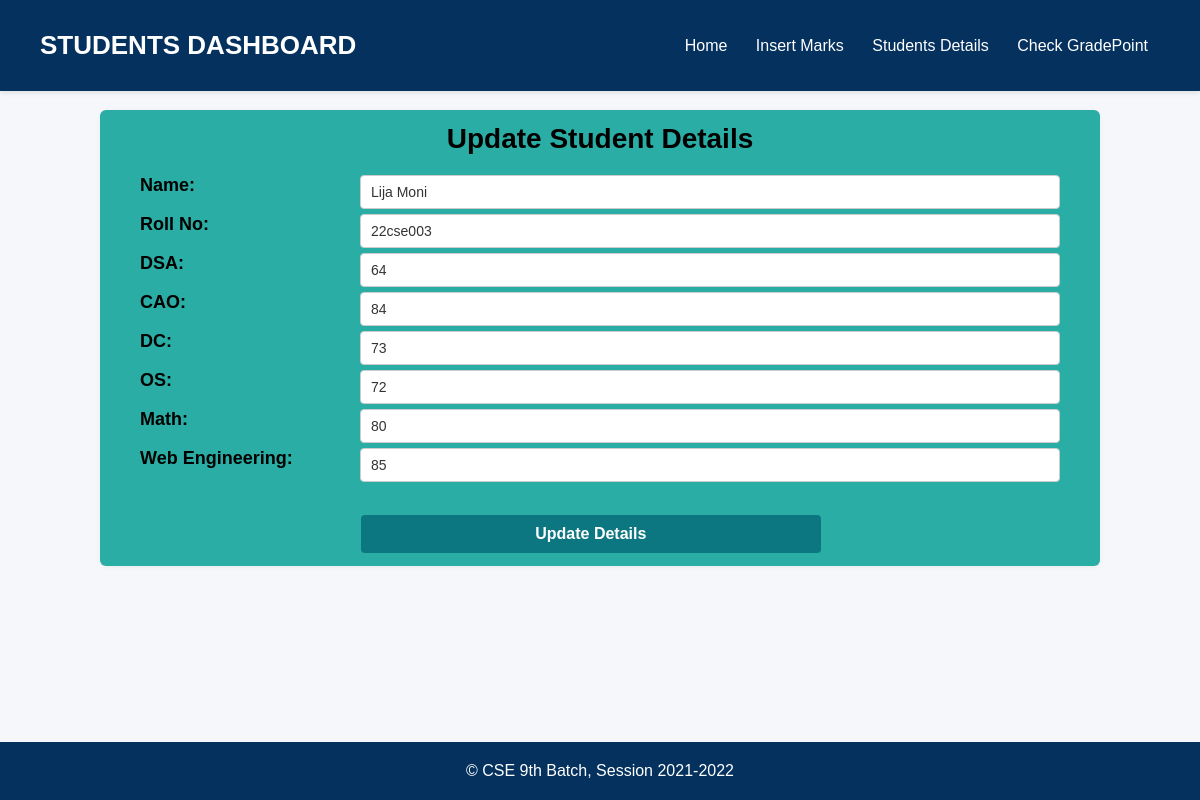
Screenshot of /edit.php?update_id=3 with the database file from the repository.
### tables this page shows
CREATE table students(
    ID int(11) primary key not null auto_increment,
    Name varchar(50) not null,
    Roll_no varchar(15) unique not null,
    DSA int(11),
    CAO int(11),
    DC int(11),
    OS int(11),
    Math int(11),
    WebEngr int(11)
);

### edit.php (the view, shortened to what this page needs)
<?php
include "connectionDB.php";
$name = $roll = $dsa = $cao = $dc = $os = $math = $web = "";
$id = $_GET['update_id'] ?? null;
if ($id) {
  $sql = "SELECT * FROM students WHERE ID='$id'";
  $result = mysqli_query($connectdb, $sql);
  if ($result && mysqli_num_rows($result) > 0) {
    $row = mysqli_fetch_assoc($result);
    $name = $row['Name'];
    $roll = $row['Roll_no'];
    $dsa = $row['DSA'];
    $cao = $row['CAO'];
    $dc = $row['DC'];
    $os = $row['OS'];
    $math = $row['Math'];
    $web = $row['WebEngr'];
  }
}
?>
<!DOCTYPE html>
<html lang="en">
<head>
</head>
<body>
  <header>
    <div class="site-title">Students Dashboard</div>
    <nav>
      <a href="index.php" target="_blank">Home</a>
      <a href="giveMarks.php" target="_blank">Insert Marks</a>
      <a href="viewDB.php" target="_blank">Students Details</a>
      <a href="gpaCalculate.php" target="_blank">Check GradePoint</a>
    </nav>
  </header>
  <main>
    <h2>Update Student Details</h2>
    <form action="" method="post">
      <label>Name:
        <input type="text" name="name" placeholder="Enter student name" value="<?php echo $name ?>">
      </label><br>
      <label>Roll No:
        <input type="text" name="roll" placeholder="Enter roll number" value="<?php echo $roll ?>">
      </label><br>
      <label>DSA:
        <input type="text" name="DSA" placeholder="Enter DSA marks" value="<?php echo $dsa ?>">
      </label><br>
      <label>CAO:
        <input type="text" name="CAO" placeholder="Enter CAO marks" value="<?php echo $cao ?>">
      </label><br>
      <label>DC:
        <input type="text" name="DC" placeholder="Enter DC marks" value="<?php echo $dc ?>">
      </label><br>
      <label>OS:
        <input type="text" name="OS" placeholder="Enter OS marks" value="<?php echo $os ?>">
      </label><br>
      <label>Math:
        <input type="text" name="Math" placeholder="Enter Math marks" value="<?php echo $math ?>">
      </label><br>
      <label>Web Engineering:
        <input type="text" name="WebEngr" placeholder="Enter Web Engineering marks" value="<?php echo $web ?>">
      </label><br><br>
      <input type="submit" name="submit" value="Update Details">
    </form>
  </main>
  <footer>
    &copy; CSE 9th Batch, Session 2021-2022
  </footer>
</body>
</html>

### edit.php (style rules this page uses)
* { margin: 0; padding: 0; box-sizing: border-box; font-family: 'Poppins', sans-serif; }
body { background-color: #f5f7fa; min-height: 100vh; padding-top: 95px; padding-bottom: 60px; }
header { background-color: #05315e; color: white; padding: 30px 40px; display: flex; justify-content: space-between; align-items: center; position: fixed; top: 0; width: 100%; z-index: 999; box-shadow: 0 2px 5px rgba(0, 0, 0, 0.1); }
.site-title { font-size: 26px; font-weight: bold; text-transform: uppercase; }
nav a { text-decoration: none; color: white; padding: 8px 12px; border-radius: 30px; transition: background-color 0.3s; }
main { padding: 13px 40px; margin:5px auto; margin-top: 15px; background-color: rgb(41, 173, 164); max-width: 1000px; box-shadow: 0 1px 5px rgba(0, 0, 0, 0.05); border-radius: 6px; }
h2 { text-align: center; margin-bottom: 20px; font-size: 28px; }
form label { display: inline-block; width: 100%; margin-bottom: 5px; font-weight: bold; font-size: 18px; }
form label input { float: right; width: 700px; padding: 8px 10px; font-weight: normal; font-size: 14px; color: #333; border: 1px solid #ccc; border-radius: 4px; }
form input[type="submit"] { background-color: rgb(13, 119, 129); color: white; width: 50%; font-weight: bold; margin-left: 24%; margin-top: 10px; border: none; padding: 10px 20px; font-size: 16px; cursor: pointer; border-radius: 4px; }
footer { position: fixed; bottom: 0; left: 0; width: 100%; background-color: #05315e; color: white; text-align: center; padding: 20px 0; font-size: 16px; }

### rows the page displays
students: name "Lija Moni", roll "22cse003", DSA "64", CAO "84", DC "73", OS "72", Math "80", WebEngr "85"
